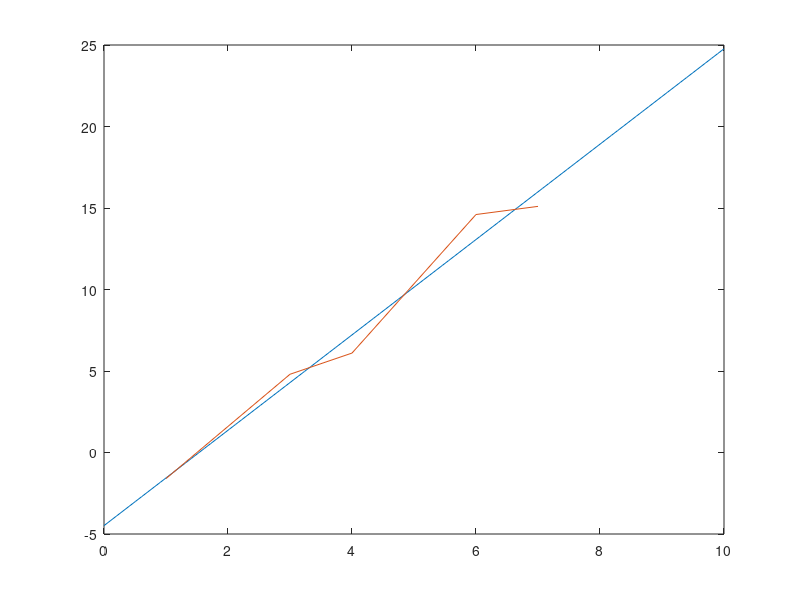

Here is the MATLAB script that generated this plot:
%% Init
clear
clc

%% The good stuff
m=1;
b=2;
Xn = [1 3 4 6 7];
Yn = [-1.6 4.8 6.1 14.6 15.1 ];
m1 = inv([[5 sum(Xn)];[sum(Xn) sum(Xn.^2)]]);
m2 = [sum(Yn); sum(Xn.*Yn)];
rep = m1*m2


%% Plotting
xp = linspace(0,10,100);
yp = rep(2).*xp + rep(1);

figure
plot(xp,yp,Xn,Yn)
